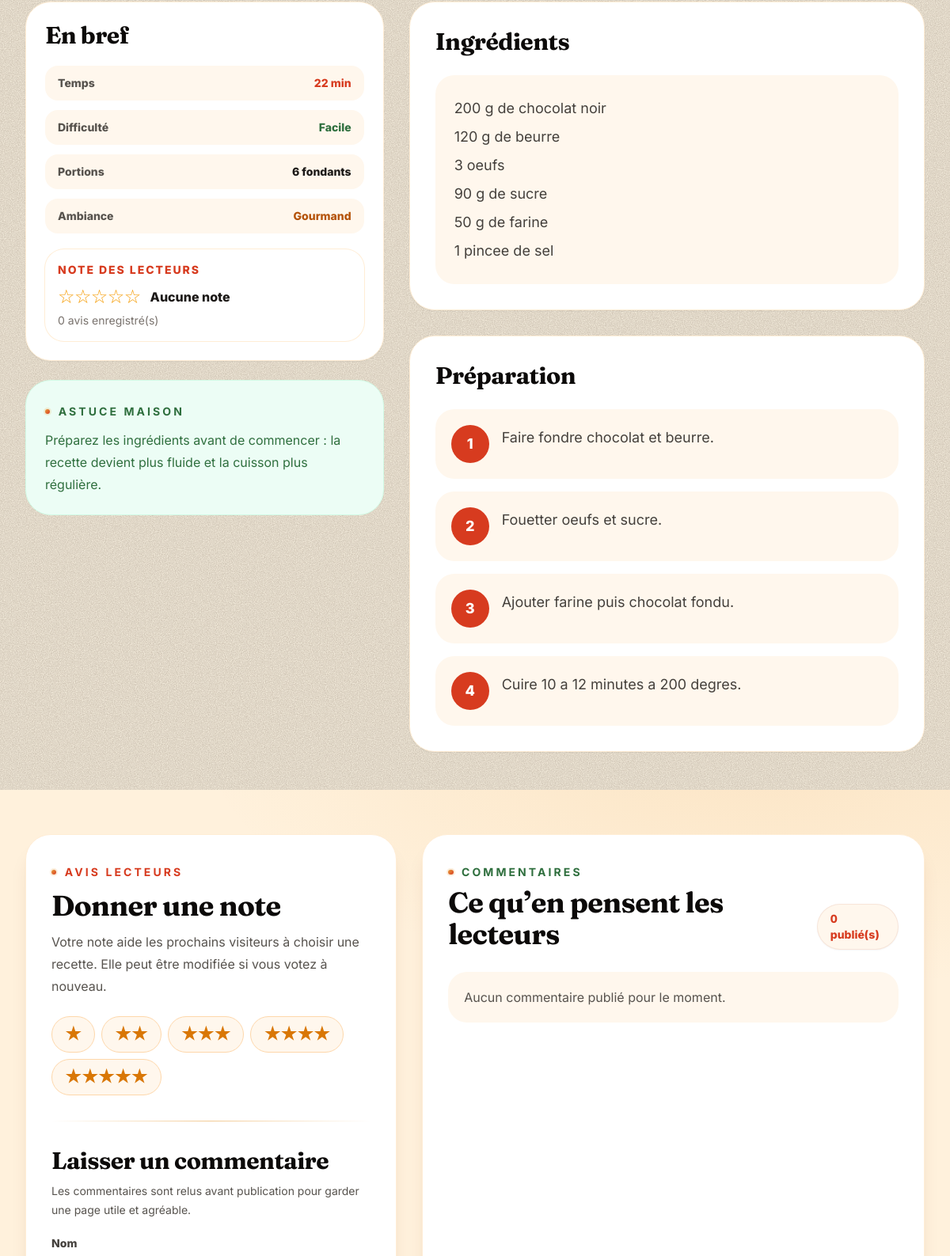
The page /recette/fondant-au-chocolat (middle part) on the database as committed earlier.
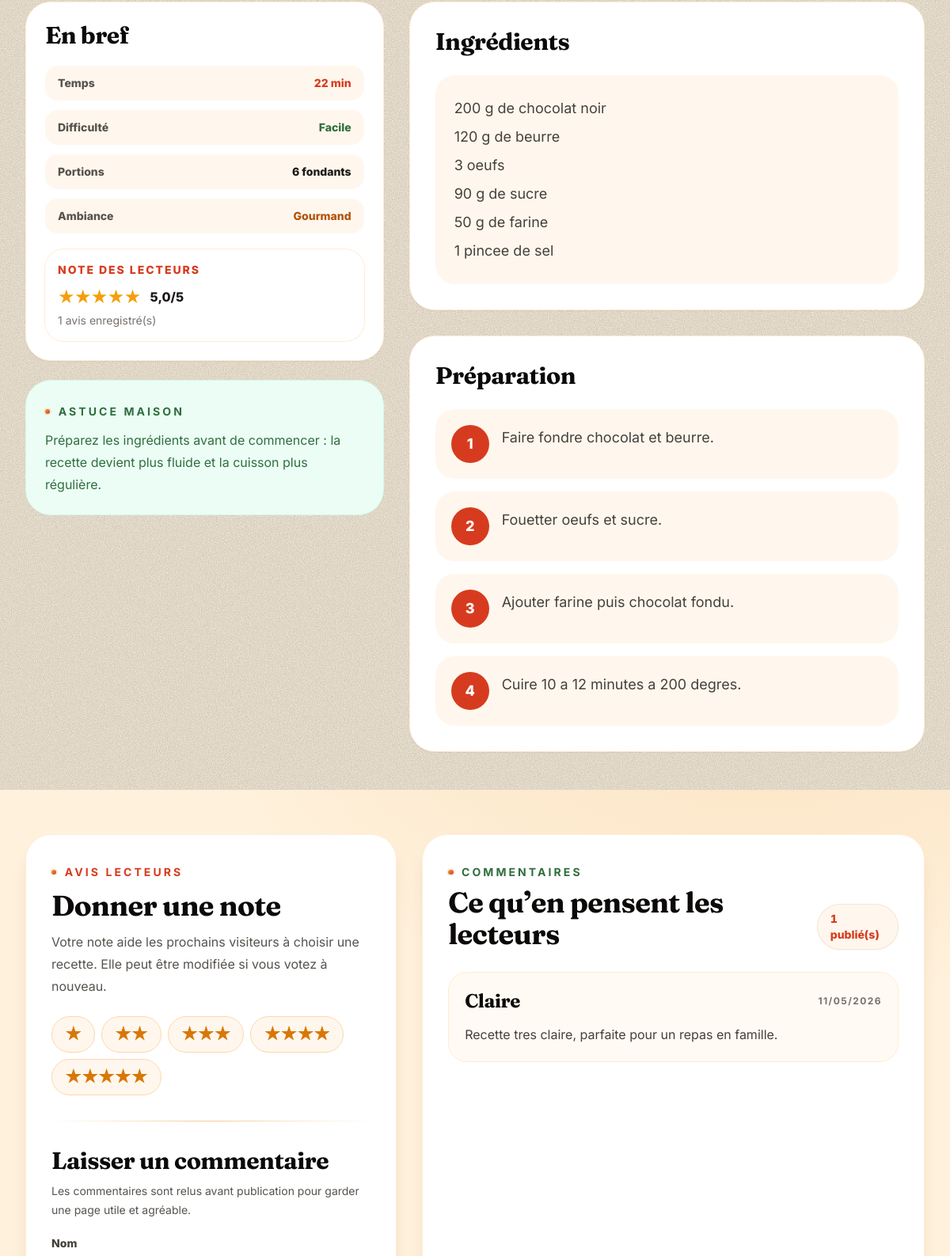
The same page on the database as committed later.
### tables this page shows
CREATE TABLE IF NOT EXISTS recipes (
  id INT AUTO_INCREMENT PRIMARY KEY,
  title VARCHAR(150) NOT NULL,
  slug VARCHAR(180) NOT NULL UNIQUE,
  short_description VARCHAR(300) NOT NULL,
  description TEXT NOT NULL,
  ingredients TEXT NOT NULL,
  preparation_steps TEXT NOT NULL,
  image_path VARCHAR(255) NULL,
  category VARCHAR(40) NOT NULL DEFAULT 'plats',
  status ENUM('draft', 'published', 'archived') NOT NULL DEFAULT 'draft',
  published_at DATETIME NULL,
  view_count INT UNSIGNED NOT NULL DEFAULT 0,
  created_at DATETIME NOT NULL DEFAULT CURRENT_TIMESTAMP,
  updated_at DATETIME NOT NULL DEFAULT CURRENT_TIMESTAMP ON UPDATE CURRENT_TIMESTAMP,
  INDEX idx_recipes_slug (slug),
  INDEX idx_recipes_public (status, category, published_at)
);

CREATE TABLE IF NOT EXISTS recipe_comments (
  id INT AUTO_INCREMENT PRIMARY KEY,
  recipe_id INT NOT NULL,
  author_name VARCHAR(80) NOT NULL,
  content TEXT NOT NULL,
  status ENUM('pending', 'approved', 'rejected') NOT NULL DEFAULT 'pending',
  visitor_hash CHAR(64) NOT NULL,
  created_at DATETIME NOT NULL DEFAULT CURRENT_TIMESTAMP,
  updated_at DATETIME NOT NULL DEFAULT CURRENT_TIMESTAMP ON UPDATE CURRENT_TIMESTAMP,
  INDEX idx_recipe_comments_recipe_status (recipe_id, status, created_at),
  INDEX idx_recipe_comments_status (status, created_at),
  CONSTRAINT fk_recipe_comments_recipe FOREIGN KEY (recipe_id) REFERENCES recipes(id) ON DELETE CASCADE
);

### app/repositories/RecipeRepository.php (called while the page is built, shortened)
<?php
final class RecipeRepository
{
    public function findBySlug(string $slug): ?array
    {
        $stmt = $this->pdo->prepare("SELECT * FROM recipes WHERE slug = :slug AND status = 'published' LIMIT 1");
        $stmt->execute(['slug' => $slug]);
        $recipe = $stmt->fetch();
        return $recipe ?: null;
    }
}

### app/repositories/RecipeInteractionRepository.php (called while the page is built, shortened)
<?php
final class RecipeInteractionRepository
{
    public function ratingSummary(int $recipeId): array
    {
        $stmt = $this->pdo->prepare('SELECT ROUND(AVG(rating), 1) AS average_rating, COUNT(*) AS rating_count FROM recipe_ratings WHERE recipe_id = :recipe_id');
        $stmt->execute(['recipe_id' => $recipeId]);
        $summary = $stmt->fetch() ?: [];
        return [
            'average' => (float) ($summary['average_rating'] ?? 0),
            'count' => (int) ($summary['rating_count'] ?? 0),
        ];
    }
    public function userRating(int $recipeId, string $voterHash): ?int
    {
        $stmt = $this->pdo->prepare('SELECT rating FROM recipe_ratings WHERE recipe_id = :recipe_id AND voter_hash = :voter_hash LIMIT 1');
        $stmt->execute(['recipe_id' => $recipeId, 'voter_hash' => $voterHash]);
        $rating = $stmt->fetchColumn();
        return $rating === false ? null : (int) $rating;
    }
    public function approvedComments(int $recipeId): array
    {
        $stmt = $this->pdo->prepare(
            "SELECT * FROM recipe_comments
             WHERE recipe_id = :recipe_id AND status = 'approved'
             ORDER BY created_at DESC, id DESC"
        );
        $stmt->execute(['recipe_id' => $recipeId]);
        return $stmt->fetchAll();
    }
}

### public/recipe.php (the view, shortened to what the changed rows need)
<?php
require_once BASE_PATH . '/app/repositories/RecipeRepository.php';
require_once BASE_PATH . '/app/repositories/RecipeInteractionRepository.php';
$recipe = null;
$error = null;
$ratingSummary = ['average' => 0.0, 'count' => 0];
$userRating = null;
$comments = [];
try {
    $pdo = db();
    $repo = new RecipeRepository($pdo);
    $interactionRepo = new RecipeInteractionRepository($pdo);
    if (isset($_GET['id'])) {
        $recipe = $repo->find((int) $_GET['id']);
    } elseif (isset($_GET['slug'])) {
        $recipe = $repo->findBySlug((string) $_GET['slug']);
    }
    if ($recipe) {
        $ratingSummary = $interactionRepo->ratingSummary((int) $recipe['id']);
        $userRating = $interactionRepo->userRating((int) $recipe['id'], public_actor_hash());
        $comments = $interactionRepo->approvedComments((int) $recipe['id']);
    }
} catch (Throwable $exception) {
    $error = 'Impossible de charger la recette pour le moment.';
}
$meta = $recipe ? recipe_public_meta($recipe['slug'] ?? null) : null;
?>
<?php if ($error): ?>
    <section class="mx-auto max-w-5xl px-4 py-12 sm:px-6 lg:px-8">
        <div class="rounded-3xl border border-amber-200 bg-amber-50 p-5 text-amber-900"><?= e($error) ?></div>
    </section>
<?php else: ?>
    <article>
        <section class="mx-auto max-w-7xl px-4 py-12 sm:px-6 lg:px-8">
            <div class="grid gap-8 lg:grid-cols-[.82fr_1.18fr]">
                <aside class="space-y-6">
                    <div class="rounded-[2rem] border border-orange-100 bg-white p-6 shadow-sm">
                        <h2 class="font-serif text-3xl font-bold text-stone-950">En bref</h2>
                        <dl class="mt-5 grid gap-3 text-sm">
                            <div class="flex items-center justify-between rounded-2xl bg-orange-50 px-4 py-3"><dt class="font-extrabold text-stone-600">Temps</dt><dd class="font-extrabold text-tomato"><?= e($meta['time']) ?></dd></div>
                            <div class="flex items-center justify-between rounded-2xl bg-orange-50 px-4 py-3"><dt class="font-extrabold text-stone-600">Difficulté</dt><dd class="font-extrabold text-herb"><?= e($meta['level']) ?></dd></div>
                            <div class="flex items-center justify-between rounded-2xl bg-orange-50 px-4 py-3"><dt class="font-extrabold text-stone-600">Portions</dt><dd class="font-extrabold text-stone-900"><?= e($meta['servings']) ?></dd></div>
                            <div class="flex items-center justify-between rounded-2xl bg-orange-50 px-4 py-3"><dt class="font-extrabold text-stone-600">Ambiance</dt><dd class="font-extrabold text-amber-700"><?= e($meta['season']) ?></dd></div>
                        </dl>
                        <div class="mt-5 rounded-3xl bg-white p-4 ring-1 ring-orange-100">
                            <p class="text-sm font-extrabold uppercase tracking-[0.14em] text-tomato">Note des lecteurs</p>
                            <div class="mt-2 flex items-center gap-3">
                                <?= render_stars((float) $ratingSummary['average'], 'text-2xl') ?>
                                <span class="font-extrabold text-stone-900"><?= e($ratingSummary['count'] > 0 ? number_format((float) $ratingSummary['average'], 1, ',', ' ') . '/5' : 'Aucune note') ?></span>
                            </div>
                            <p class="mt-1 text-sm text-stone-500"><?= e((string) $ratingSummary['count']) ?> avis enregistré(s)</p>
                        </div>
                    </div>
                    <div class="rounded-[2rem] border border-emerald-100 bg-emerald-50 p-6 text-herb">
                        <p class="text-sm font-extrabold uppercase tracking-[0.16em]">Astuce maison</p>
                        <p class="mt-3 leading-7">Préparez les ingrédients avant de commencer : la recette devient plus fluide et la cuisson plus régulière.</p>
                    </div>
                </aside>
                <div class="space-y-8">
                    <section class="rounded-[2rem] border border-orange-100 bg-white p-6 shadow-sm sm:p-8">
                        <h2 class="font-serif text-3xl font-bold text-stone-950">Ingrédients</h2>
                        <div class="mt-6 whitespace-pre-line rounded-3xl bg-orange-50 p-6 text-lg leading-9 text-stone-700"><?= e($recipe['ingredients']) ?></div>
                    </section>
                    <section class="rounded-[2rem] border border-orange-100 bg-white p-6 shadow-sm sm:p-8">
                        <h2 class="font-serif text-3xl font-bold text-stone-950">Préparation</h2>
                        <div class="mt-6 space-y-4">
                            <?php foreach (preg_split('/\R+/', (string) $recipe['preparation_steps']) as $index => $step): ?>
                                <div class="grid gap-4 rounded-3xl bg-[#fff7ed] p-5 sm:grid-cols-[3rem_1fr]">
                                    <span class="grid h-12 w-12 place-items-center rounded-full bg-tomato text-lg font-extrabold text-white"><?= e($index + 1) ?></span>
                                    <p class="text-lg leading-8 text-stone-700"><?= e($step) ?></p>
                                </div>
                            <?php endforeach; ?>
                        </div>
                    </section>
                </div>
            </div>
        </section>
        <section id="avis" class="bg-[#fff1dc] py-14">
            <div class="mx-auto grid max-w-7xl gap-8 px-4 sm:px-6 lg:grid-cols-[.85fr_1.15fr] lg:px-8">
                <aside class="rounded-[2rem] border border-orange-100 bg-white p-6 shadow-xl shadow-orange-900/10 sm:p-8">
                    <p class="text-sm font-extrabold uppercase tracking-[0.18em] text-tomato">Avis lecteurs</p>
                    <h2 class="mt-3 font-serif text-4xl font-bold text-stone-950">Donner une note</h2>
                    <p class="mt-3 leading-7 text-stone-600">Votre note aide les prochains visiteurs à choisir une recette. Elle peut être modifiée si vous votez à nouveau.</p>
                    <form class="mt-6 grid gap-4" method="post" action="<?= e(recipe_url((string) $recipe['slug'])) ?>#avis">
                        <div class="flex flex-wrap gap-2" role="group" aria-label="Noter la recette">
                            <?php for ($i = 1; $i <= 5; $i++): ?>
                                <button class="rounded-full border <?= $userRating === $i ? 'border-amber-500 bg-amber-400 text-stone-950' : 'border-orange-200 bg-orange-50 text-amber-600' ?> px-4 py-2 text-xl font-black transition hover:border-amber-500 hover:bg-amber-100" type="submit" name="rating" value="<?= e($i) ?>" aria-label="Noter <?= e($i) ?> sur 5">
                                    <?= str_repeat('★', $i) ?>
                                </button>
                            <?php endfor; ?>
                        </div>
                    </form>
                    <hr class="my-8 border-orange-100">
                    <h3 class="font-serif text-3xl font-bold text-stone-950">Laisser un commentaire</h3>
                    <p class="mt-2 text-sm leading-6 text-stone-600">Les commentaires sont relus avant publication pour garder une page utile et agréable.</p>
                    <form class="mt-5 grid gap-4" method="post" action="<?= e(recipe_url((string) $recipe['slug'])) ?>#avis">
                        <div>
                            <label class="mb-2 block text-sm font-extrabold text-stone-700" for="author_name">Nom</label>
                        </div>
                    </form>
                </aside>
                <div class="rounded-[2rem] border border-orange-100 bg-white p-6 shadow-xl shadow-orange-900/10 sm:p-8">
                    <div class="flex flex-col gap-2 sm:flex-row sm:items-end sm:justify-between">
                        <div>
                            <p class="text-sm font-extrabold uppercase tracking-[0.18em] text-herb">Commentaires</p>
                            <h2 class="mt-2 font-serif text-4xl font-bold text-stone-950">Ce qu’en pensent les lecteurs</h2>
                        </div>
                        <span class="rounded-full bg-orange-50 px-4 py-2 text-sm font-extrabold text-tomato"><?= e((string) count($comments)) ?> publié(s)</span>
                    </div>
                    <div class="mt-7 space-y-4">
                        <?php if (!$comments): ?>
                            <p class="rounded-3xl bg-orange-50 p-5 text-stone-600">Aucun commentaire publié pour le moment.</p>
                        <?php endif; ?>
                        <?php foreach ($comments as $comment): ?>
                            <article class="rounded-3xl border border-orange-100 bg-[#fffaf3] p-5">
                                <div class="flex flex-wrap items-center justify-between gap-3">
                                    <h3 class="font-serif text-2xl font-bold text-stone-950"><?= e($comment['author_name']) ?></h3>
                                    <time class="text-xs font-bold uppercase tracking-[0.12em] text-stone-500" datetime="<?= e($comment['created_at']) ?>"><?= e(date('d/m/Y', strtotime((string) $comment['created_at']))) ?></time>
                                </div>
                                <p class="mt-3 whitespace-pre-line leading-7 text-stone-700"><?= e($comment['content']) ?></p>
                            </article>
                        <?php endforeach; ?>
                    </div>
                </div>
            </div>
        </section>
    </article>
<?php endif; ?>

Rows that differ between the two databases and show on the page:
added recipe_comments: author_name "Claire", created_at "11/05/2026", content "Recette tres claire, parfaite pour un repas en famille."
Other text that changed with them:
render_stars((float) $ratingSummary['average'], 'text-2xl'): "☆☆☆☆☆" → "★★★★★"
$ratingSummary['count']: "0" → "1"
count($comments): "0" → "1"
text no longer shown: "Aucune note Aucun commentaire publié pour le moment."
text now shown: "5,0/5"
